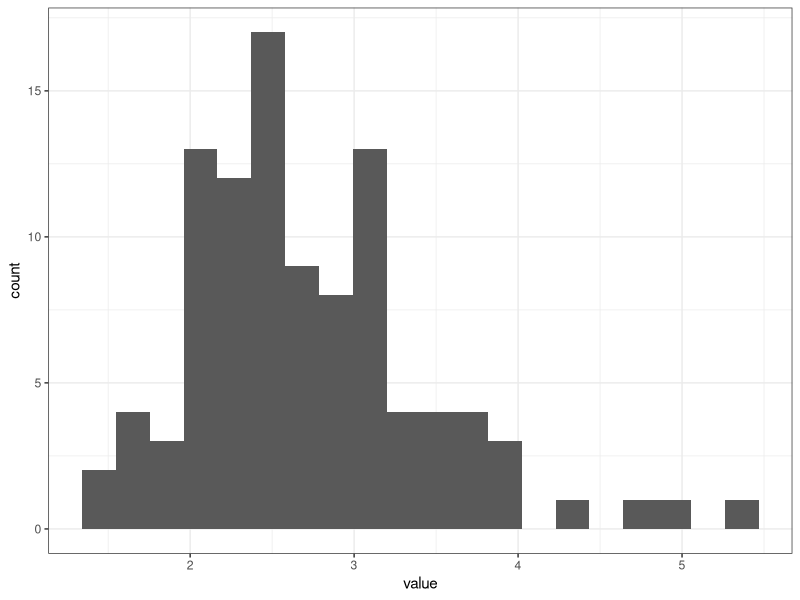
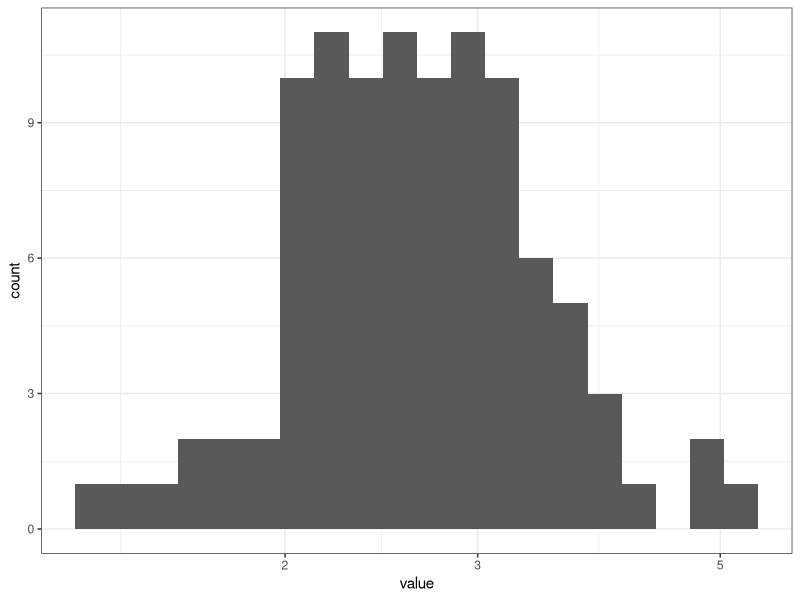

Reproduce these figures in R, in order.
## ---- chunk 1
knitr::opts_chunk$set(echo = TRUE)
library(readxl)
library(ggplot2)
library(stats)
## ---- chunk 2

sample <-as.data.frame(rlnorm(100, meanlog = 1, sdlog = 0.25))

colnames(sample) <- "value"

mean(sample$value)
var(sample$value)


## ---- chunk 3

ggplot(data=sample, aes(value)) + 
  geom_histogram(bins = 20)+
  theme_bw()

## ---- chunk 4

ggplot(data=sample, aes(value)) + 
  geom_histogram(bins = 20)+
  scale_x_log10()+
  theme_bw()

